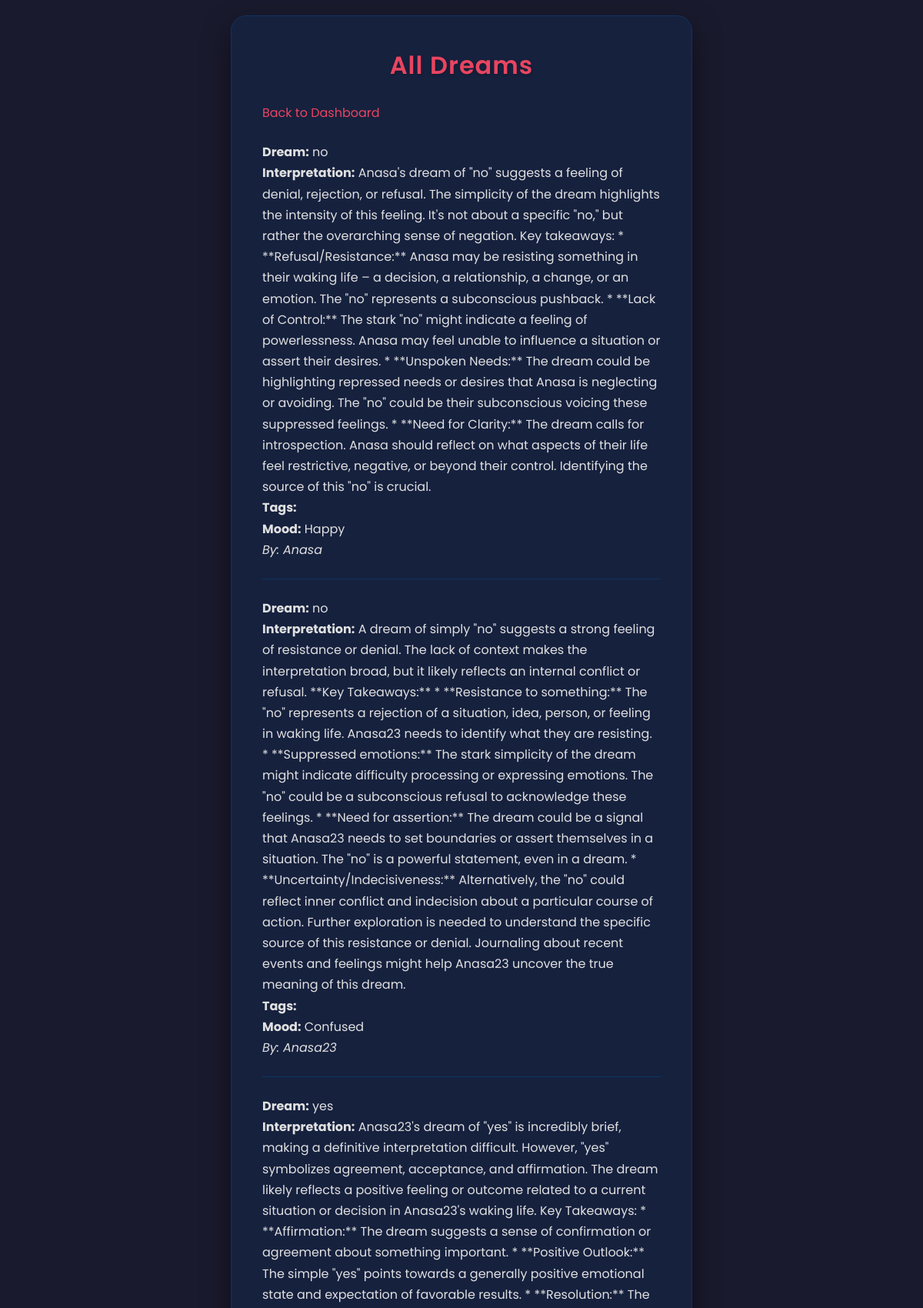
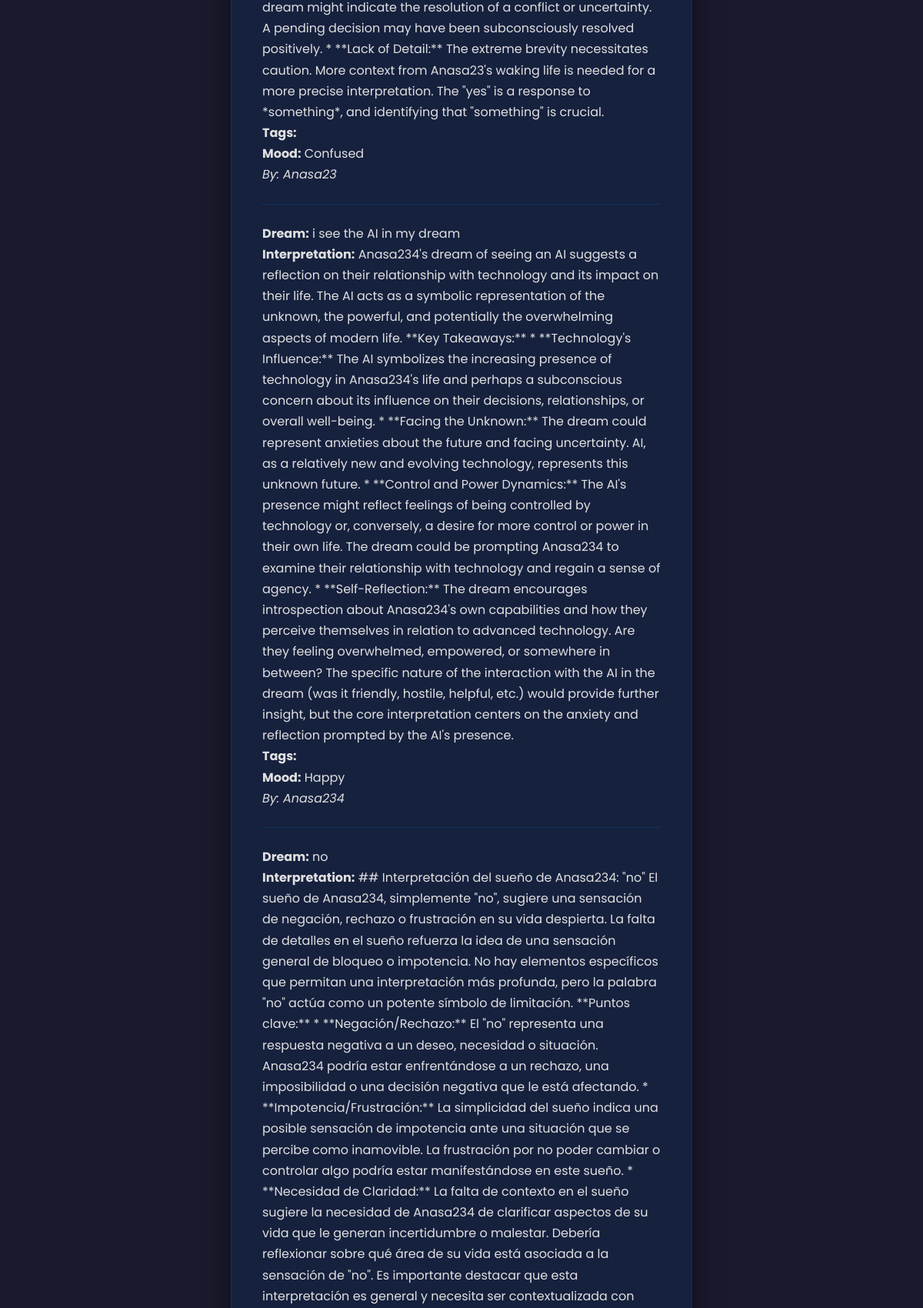
Screenshot of /all_dreams (upper part) with the database file from the repository (2 pictures, top to bottom).
### app.py (models this page shows, shortened)
class Dream(db.Model):
    id = db.Column(db.Integer, primary_key=True)
    dream_text = db.Column(db.String(500), nullable=False)
    interpretation = db.Column(db.String(1000), nullable=False)
    user_id = db.Column(db.Integer, db.ForeignKey('user.id'), nullable=False)
    tags = db.relationship('Tag', secondary=tags, lazy='select',
        backref=db.backref('dreams', lazy=True))
    mood_id = db.Column(db.Integer, db.ForeignKey('mood.id'), nullable=True)
    mood = db.relationship('Mood', backref='dreams')

class Mood(db.Model):
    id = db.Column(db.Integer, primary_key=True)
    name = db.Column(db.String(50), unique=True, nullable=False)

class User(UserMixin, db.Model):
    id = db.Column(db.Integer, primary_key=True)
    username = db.Column(db.String(150), unique=True, nullable=False)
    email = db.Column(db.String(150), unique=True, nullable=False)
    password = db.Column(db.String(150), nullable=False)
    profile_image = db.Column(db.String(150), nullable=False, default='default.jpg')
    dreams = db.relationship('Dream', backref='author', lazy=True)

### app.py (the view)
@app.route('/all_dreams')
def all_dreams():
    dreams = Dream.query.all()
    return render_template('all_dreams.html', dreams=dreams)

### templates/all_dreams.html (shortened to what this page needs)
<!DOCTYPE html>
<html lang="en">
<head>
    <link rel="stylesheet" href="{{ url_for('static', filename='style.css') }}">
</head>
<body>
    <div class="main-content">
        <div class="container">
            <h1>All Dreams</h1>
            <p><a href="{{ url_for('dashboard') }}">Back to Dashboard</a></p>
            <div id="dreams-list">
                {% for dream in dreams %}
                    <div class="history-item">
                        <p><strong>Dream:</strong> {{ dream.dream_text }}</p>
                        <p><strong>Interpretation:</strong> {{ dream.interpretation }}</p>
                        <p><strong>Tags:</strong> {{ dream.tags|map(attribute='name')|join(', ') }}</p>
                        <p><strong>Mood:</strong> {{ dream.mood.name if dream.mood else 'N/A' }}</p>
                        <p><em>By: {{ dream.author.username }}</em></p>
                    </div>
                {% else %}
                    <p>No dreams found.</p>
                {% endfor %}
            </div>
        </div>
    </div>
</body>
</html>

### static/style.css (style rules this page uses)
* { margin: 0; padding: 0; box-sizing: border-box; }
body { font-family: 'Poppins', sans-serif; background: #1a1a2e; color: #e0e0e0; min-height: 100vh; }
.main-content { display: flex; justify-content: center; align-items: center; min-height: 90vh; padding: 20px; }
.container, .auth-container { background: #16213e; padding: 2.5rem; border-radius: 20px; box-shadow: 0 15px 35px rgba(0, 0, 0, 0.5); width: 100%; max-width: 600px; border: 1px solid #0f3460; }
h1, .hero-title { text-align: center; color: #e94560; font-weight: 600; letter-spacing: 1px; margin-bottom: 1.5rem; text-shadow: 0 2px 4px rgba(0,0,0,0.2); }
p { line-height: 1.7; }
a { color: #e94560; text-decoration: none; transition: color 0.3s ease; }
.history-item { border-top: 1px solid #0f3460; padding: 1.5rem 0; }
.history-item:first-child { border-top: none; }

### rows the page displays
Dream: dream_text "no", interpretation "Anasa's dream of \"no\" suggests a feeling of denial, rejection, or refusal. The simplicity of the dream highlights the intensity of this feeling. It's not about a specific \"no,\" but rather the overarching sense of negation. Key takeaways: * **Refusal/Resistance:** Anasa may be resisting something in their waking life – a decision, a relationship, a change, or an emotion. The \"no\" represents a subconscious pushback. * **Lack of Control:** The stark \"no\" might indicate a feeling of powerlessness. Anasa may feel unable to influence a situation or assert their desires. * **Unspoken Needs:** The dream could be highlighting repressed needs or desires that Anasa is neglecting or avoiding. The \"no\"…", mood "Happy", author.username "Anasa"
Dream: dream_text "no", interpretation "A dream of simply \"no\" suggests a strong feeling of resistance or denial. The lack of context makes the interpretation broad, but it likely reflects an internal conflict or refusal. **Key Takeaways:** * **Resistance to something:** The \"no\" represents a rejection of a situation, idea, person, or feeling in waking life. Anasa23 needs to identify what they are resisting. * **Suppressed emotions:** The stark simplicity of the dream might indicate difficulty processing or expressing emotions. The \"no\" could be a subconscious refusal to acknowledge these feelings. * **Need for assertion:** The dream could be a signal that Anasa23 needs to set boundaries or assert themselves in a situation. The…", mood "Confused", author.username "Anasa23"
Dream: dream_text "yes", interpretation "Anasa23's dream of \"yes\" is incredibly brief, making a definitive interpretation difficult. However, \"yes\" symbolizes agreement, acceptance, and affirmation. The dream likely reflects a positive feeling or outcome related to a current situation or decision in Anasa23's waking life. Key Takeaways: * **Affirmation:** The dream suggests a sense of confirmation or agreement about something important. * **Positive Outlook:** The simple \"yes\" points towards a generally positive emotional state and expectation of favorable results. * **Resolution:** The dream might indicate the resolution of a conflict or uncertainty. A pending decision may have been subconsciously resolved positively. * **Lack of…", mood "Confused", author.username "Anasa23"
Dream: dream_text "i see the AI in my dream", interpretation "Anasa234's dream of seeing an AI suggests a reflection on their relationship with technology and its impact on their life. The AI acts as a symbolic representation of the unknown, the powerful, and potentially the overwhelming aspects of modern life. **Key Takeaways:** * **Technology's Influence:** The AI symbolizes the increasing presence of technology in Anasa234's life and perhaps a subconscious concern about its influence on their decisions, relationships, or overall well-being. * **Facing the Unknown:** The dream could represent anxieties about the future and facing uncertainty. AI, as a relatively new and evolving technology, represents this unknown future. * **Control and Power…", mood "Happy", author.username "Anasa234"
Dream: dream_text "no"
